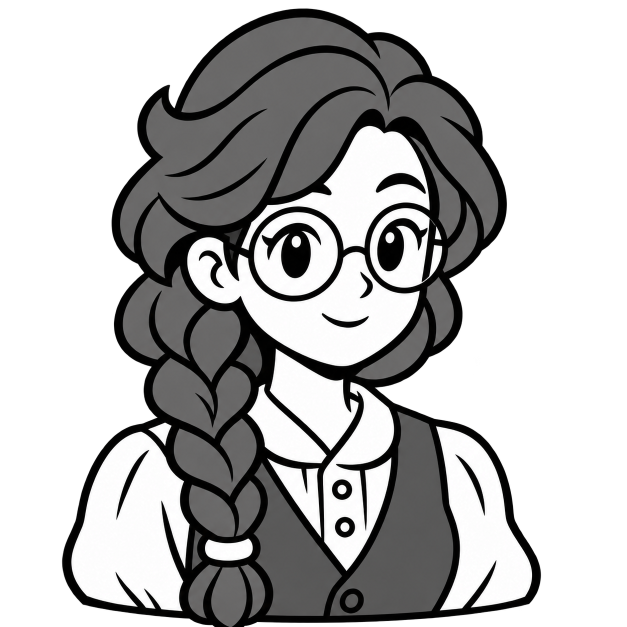
#> input picture assets_local/quest/redesign/portraits/liora-source.png, 1254 x 1254 px (shown at 1/2 size); its folder holds 4 pictures in this run
$ python build_portraits.py
#> lines starting #> are read from the running program, lines starting #| are printed output that depends on the picture; after the words box and inside, x2 and y2 are one past the last pixel; in counts of white or black regions, pixels touching at a corner belong together
"""Pack the nine campaign patron portraits as bounded resident monochrome icons."""
from pathlib import Path
import hashlib,json
from PIL import Image
ROOT=Path(__file__).resolve().parents[2]
SOURCE=ROOT/'assets_local/quest/redesign/portraits'
NAMES=('liora','market','mara','iri','taren','nadir','orin','sera','aster')

def build():
 out=['#pragma once\n#include <Icon.h>\n// Generated by tools_local/quest/build_portraits.py.\n// clang-format off\nnamespace questportraits {\n']
 records=[]
 for name in NAMES:
  path=SOURCE/(name+'-source.png');source=Image.open(path).convert('RGBA')
#> in build, source is the input picture: PIL image 1254x1254 RGBA; mean R, G, B, A 65.6, 65.4, 65.3, 135.7
  assert source.getchannel('A').getextrema()[0]==0,name
  bounds=source.getchannel('A').getbbox();assert bounds
#> after `bounds = source.getchannel('A').getbbox()`: bounds = (33, 14, 1085, 1254)
  source=source.crop(bounds)
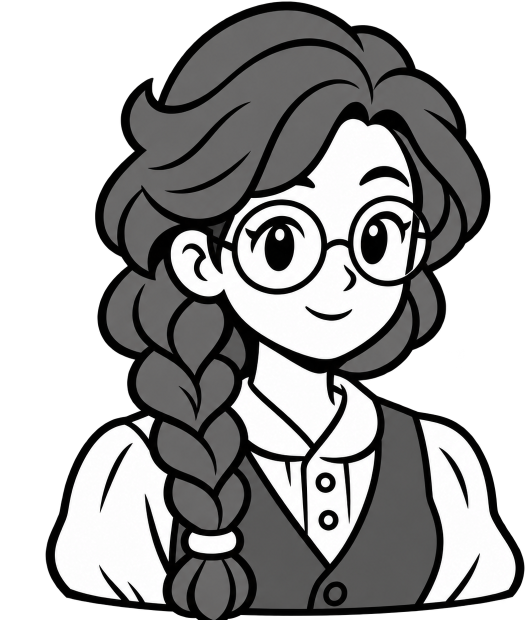
#> source: PIL image 1052x1240 RGBA (shown at 1/2 size); mean R, G, B, A 79.1, 78.8, 78.8, 163.6; transparent parts drawn white
  source.thumbnail((92,108),Image.Resampling.LANCZOS)
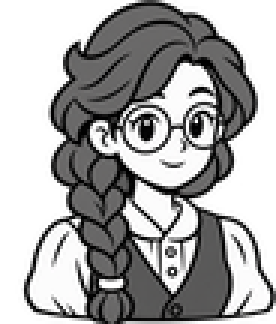
#> source: PIL image 92x108 RGBA (shown 3 times larger); mean R, G, B, A 79.3, 79, 79, 163.7; transparent parts drawn white
  canvas=Image.new('RGBA',(96,112),'white');canvas.alpha_composite(source,((96-source.width)//2,(112-source.height)//2))
#> after `canvas = Image.new('RGBA', (96, 112), 'white')`: canvas: PIL image 96x112 RGBA; every value is 255
#> after `canvas.alpha_composite(source, ((96 - source.width) // 2, (112 - sourc`:
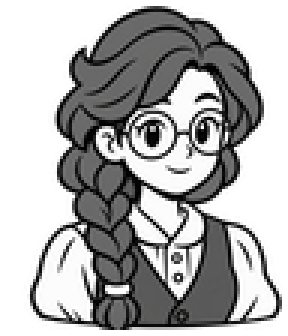
#> canvas: PIL image 96x112 RGBA (shown 3 times larger); mean R, G, B, A 176.1, 175.8, 175.8, 255
  icon=canvas.convert('L').point(lambda value:255 if value>=165 else 0,'1')
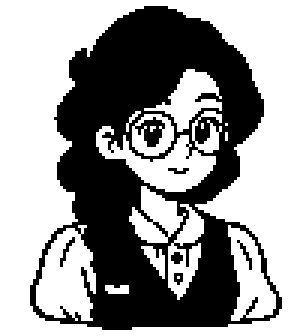
#> icon: PIL image 96x112 1 (shown 3 times larger); 57.7% white; 6 black regions (5 under 20 px), largest, box (x1, y1, x2, y2) and area: (10, 2, 94, 110) 4493
  icon.save(SOURCE/(name+'.png'));bits=icon.tobytes();assert len(bits)==1344 and 100<sum(8-byte.bit_count() for byte in bits)<8000
  out.append('inline constexpr uint8_t '+name+'Bits[]={\n')
  for at in range(0,len(bits),20):out.append(' '+','.join(f'0x{b:02x}' for b in bits[at:at+20])+',\n')
#> this loop made 68 passes
#> at on passes 2 to 13: 20, 40, 60, 80, 100, 120, 140, 160, 180, 200, 220, 240
#> after the loop, out = 70 items
  out.append('};\ninline constexpr freeink::Icon '+name+'={96,112,56,'+name+'Bits};\n')
  records.append({'name':name,'sourceSha256':hashlib.sha256(path.read_bytes()).hexdigest(),'bitmapSha256':hashlib.sha256(bits).hexdigest(),'bytes':len(bits)})
 out.append('inline constexpr const freeink::Icon* ALL[]={'+','.join('&'+n for n in NAMES)+'};\n')
 out.append('inline constexpr uint8_t PATRON[]={0,1,2,3,4,5,6,7,8,0,0,0};\n')
 out.append('inline const freeink::Icon& forBook(unsigned book) { return *ALL[PATRON[book<12?book:0]]; }\n}\n// clang-format on\n')
 (ROOT/'src/apps_local/quest/QuestPortraits.h').write_text(''.join(out),'utf-8')
 (SOURCE/'packed.json').write_text(json.dumps({'width':96,'height':112,'portraitCount':9,'bitmapBytes':12096,'records':records},indent=2)+'\n','utf-8')
 print('Nine campaign portraits:12,096 static bitmap bytes; no SD update or dynamic image buffer')
#> (the run stopped early here; a loop or call above may not have finished)
